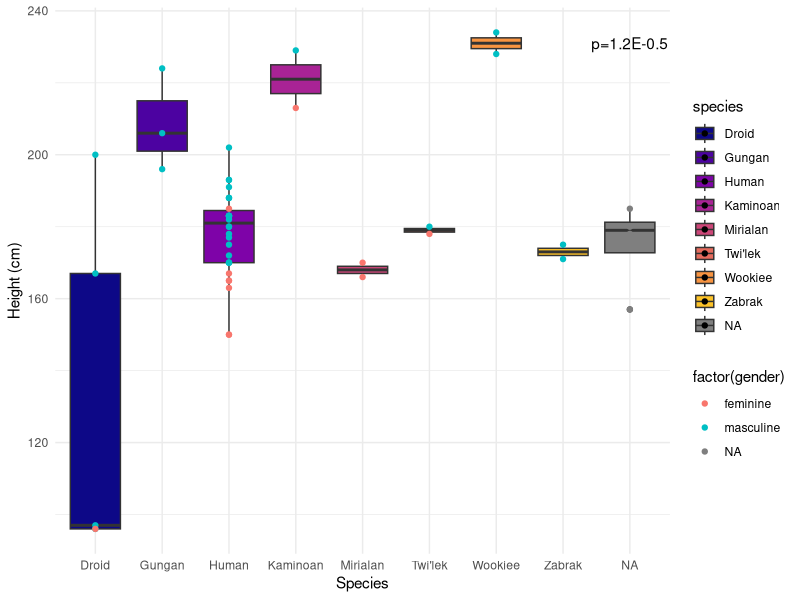
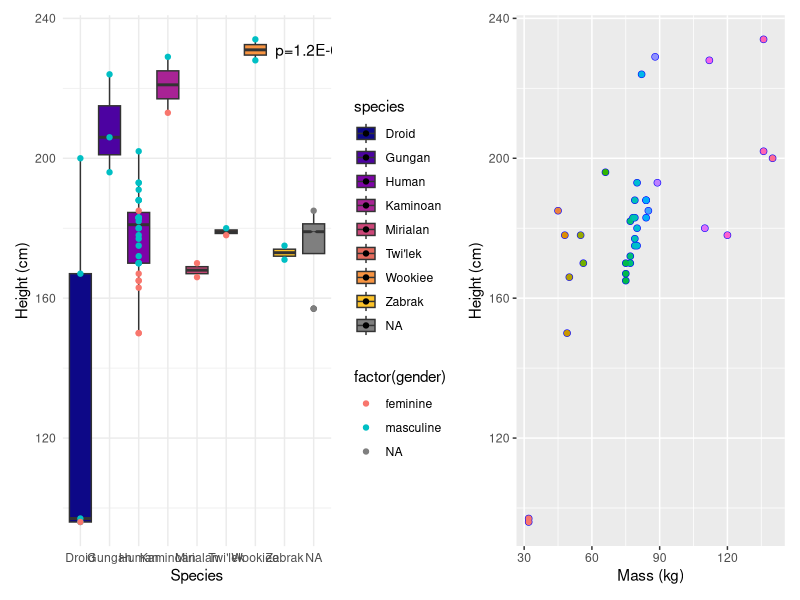

The R source for these figures, in order:
## ---- chunk 1
library(tidyverse)
library(dplyr)
data("starwars")

swSpecies <- starwars %>% 
  group_by(species) %>%
  summarize(TotalNumber=n()) %>%
  filter(TotalNumber > 1)
print(swSpecies)

swSpecies2 <- starwars %>%
  filter(species %in% swSpecies$species) %>%
  select(name:species)
## ---- chunk 2
swClean <- swSpecies2[complete.cases(swSpecies2[,2]),]
anyNA(swClean[,2])

swClean2 <- swClean %>%
  group_by(species) %>%
  summarize(meanHeight=mean(height), medianHeight=median(height), stdevHeight=sd(height), TotalNumber=n())
## ---- chunk 3
library(viridis)
library(ggplot2)
library(ggthemes)
library(patchwork)
cols <- viridis(9, option = "plasma")

p1 <- ggplot(data=swClean, aes(x=species, y=height, fill=species)) +
  geom_boxplot() +
  theme_minimal() + 
  scale_fill_manual(values=cols) +
  xlab("Species") + ylab("Height (cm)") +
  annotate("text", x=max(swClean2$species), y=max(swClean2$medianHeight), label="p=1.2E-0.5") +
  geom_point(aes(colour=factor(gender)))
print(p1)
## ---- chunk 4
p2 <- ggplot(data=swClean, aes(x=mass, y=height, fill=mass), show.legend = FALSE) +
  geom_point(size=3, shape=20, color="blue", fill="black") +
  theme(legend.position="none") +
  xlab("Mass (kg)") + 
  ylab("Height (cm)") +
  geom_point(aes(colour=factor(mass)))

p1+p2
